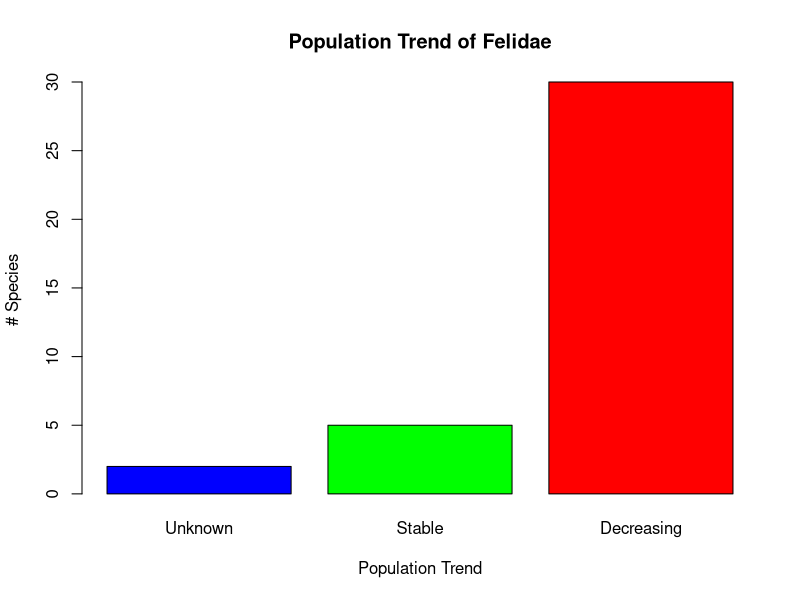

This figure's R source:
poptrend=c(2,5,30)
colors=c("blue", "green", "red")
barplot(poptrend, main="Population Trend of Felidae", 
        xlab="Population Trend", ylab="# Species",names.arg=c("Unknown","Stable","Decreasing"), col=colors)
